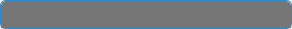
<?xml version="1.0" encoding="UTF-8"?>
<ui version="4.0">
 <class>FramelessWindow</class>
 <widget class="QWidget" name="FramelessWindow">
  <property name="geometry">
   <rect>
    <x>0</x>
    <y>0</y>
    <width>292</width>
    <height>29</height>
   </rect>
  </property>
  <property name="sizePolicy">
   <sizepolicy hsizetype="Minimum" vsizetype="Minimum">
    <horstretch>0</horstretch>
    <verstretch>0</verstretch>
   </sizepolicy>
  </property>
  <property name="windowTitle">
   <string/>
  </property>
  <property name="autoFillBackground">
   <bool>false</bool>
  </property>
  <layout class="QVBoxLayout">
   <property name="spacing">
    <number>0</number>
   </property>
   <property name="sizeConstraint">
    <enum>QLayout::SetMinimumSize</enum>
   </property>
   <property name="leftMargin">
    <number>0</number>
   </property>
   <property name="topMargin">
    <number>0</number>
   </property>
   <property name="rightMargin">
    <number>0</number>
   </property>
   <property name="bottomMargin">
    <number>0</number>
   </property>
   <item>
    <widget class="QWidget" name="windowFrame" native="true">
     <property name="sizePolicy">
      <sizepolicy hsizetype="Minimum" vsizetype="Minimum">
       <horstretch>0</horstretch>
       <verstretch>0</verstretch>
      </sizepolicy>
     </property>
     <property name="autoFillBackground">
      <bool>false</bool>
     </property>
     <property name="styleSheet">
      <string notr="true">#windowFrame{border:1px solid palette(highlight); border-radius:5px 5px 5px 5px; background-color:palette(Window);}</string>
     </property>
     <layout class="QVBoxLayout" name="verticalLayout">
      <property name="spacing">
       <number>0</number>
      </property>
      <property name="sizeConstraint">
       <enum>QLayout::SetMinimumSize</enum>
      </property>
      <property name="leftMargin">
       <number>1</number>
      </property>
      <property name="topMargin">
       <number>1</number>
      </property>
      <property name="rightMargin">
       <number>1</number>
      </property>
      <property name="bottomMargin">
       <number>1</number>
      </property>
      <item>
       <widget class="WindowDragger" name="windowTitlebar" native="true">
        <property name="sizePolicy">
         <sizepolicy hsizetype="Minimum" vsizetype="Minimum">
          <horstretch>0</horstretch>
          <verstretch>0</verstretch>
         </sizepolicy>
        </property>
        <property name="autoFillBackground">
         <bool>false</bool>
        </property>
        <property name="styleSheet">
         <string notr="true">#windowTitlebar{border: 0px none palette(base); border-top-left-radius:5px; border-top-right-radius:5px; background-color:palette(shadow); height:20px;}</string>
        </property>
        <layout class="QHBoxLayout" name="_2" stretch="0,0,0,0,0,0">
         <property name="spacing">
          <number>0</number>
         </property>
         <property name="sizeConstraint">
          <enum>QLayout::SetMinimumSize</enum>
         </property>
         <property name="leftMargin">
          <number>0</number>
         </property>
         <property name="topMargin">
          <number>0</number>
         </property>
         <property name="rightMargin">
          <number>0</number>
         </property>
         <property name="bottomMargin">
          <number>0</number>
         </property>
         <item>
          <widget class="QLabel" name="spacer">
           <property name="sizePolicy">
            <sizepolicy hsizetype="Preferred" vsizetype="Fixed">
             <horstretch>0</horstretch>
             <verstretch>0</verstretch>
            </sizepolicy>
           </property>
           <property name="minimumSize">
            <size>
             <width>4</width>
             <height>0</height>
            </size>
           </property>
           <property name="maximumSize">
            <size>
             <width>4</width>
             <height>16777215</height>
            </size>
           </property>
          </widget>
         </item>
         <item>
          <widget class="QLabel" name="icon">
           <property name="sizePolicy">
            <sizepolicy hsizetype="Preferred" vsizetype="Fixed">
             <horstretch>0</horstretch>
             <verstretch>0</verstretch>
            </sizepolicy>
           </property>
           <property name="minimumSize">
            <size>
             <width>16</width>
             <height>16</height>
            </size>
           </property>
           <property name="maximumSize">
            <size>
             <width>16</width>
             <height>16</height>
            </size>
           </property>
           <property name="contextMenuPolicy">
            <enum>Qt::NoContextMenu</enum>
           </property>
           <property name="styleSheet">
            <string notr="true">#icon {background-color:palette(shadow);}</string>
           </property>
          </widget>
         </item>
         <item>
          <widget class="QLabel" name="titleText">
           <property name="sizePolicy">
            <sizepolicy hsizetype="Preferred" vsizetype="Preferred">
             <horstretch>0</horstretch>
             <verstretch>0</verstretch>
            </sizepolicy>
           </property>
           <property name="font">
            <font>
             <weight>75</weight>
             <bold>true</bold>
            </font>
           </property>
           <property name="styleSheet">
            <string notr="true">  padding-left:5px;
  color:rgb(153,153,153);</string>
           </property>
           <property name="text">
            <string/>
           </property>
           <property name="alignment">
            <set>Qt::AlignBottom|Qt::AlignLeading|Qt::AlignLeft</set>
           </property>
          </widget>
         </item>
         <item>
          <widget class="QToolButton" name="dockButton">
           <property name="enabled">
            <bool>false</bool>
           </property>
           <property name="minimumSize">
            <size>
             <width>27</width>
             <height>27</height>
            </size>
           </property>
           <property name="maximumSize">
            <size>
             <width>27</width>
             <height>27</height>
            </size>
           </property>
           <property name="toolTip">
            <string>停靠</string>
           </property>
           <property name="styleSheet">
            <string notr="true">#dockButton{
  background-color:none;
  border:none;
  width:16px;
  height:16px;
  padding:4px;
 }
#dockButton:hover{
  background-color:palette(highlight);
}
#dockButton:pressed{
  background-color:palette(alternate-base);
}</string>
           </property>
           <property name="text">
            <string/>
           </property>
          </widget>
         </item>
         <item>
          <widget class="QToolButton" name="minimizeButton">
           <property name="sizePolicy">
            <sizepolicy hsizetype="Fixed" vsizetype="Fixed">
             <horstretch>0</horstretch>
             <verstretch>0</verstretch>
            </sizepolicy>
           </property>
           <property name="font">
            <font>
             <weight>75</weight>
             <bold>true</bold>
            </font>
           </property>
           <property name="toolTip">
            <string>最小化</string>
           </property>
           <property name="styleSheet">
            <string notr="true">#minimizeButton{
  background-color:none;
  border:none;
  width:16px;
  height:16px;
  padding:4px;
  image:url(:/images/icon_window_minimize.png);
}
#minimizeButton:hover{
  background-color:palette(highlight);
}
#minimizeButton:pressed{
  background-color:palette(alternate-base);
}</string>
           </property>
           <property name="text">
            <string/>
           </property>
          </widget>
         </item>
         <item>
          <widget class="QToolButton" name="closeButton">
           <property name="sizePolicy">
            <sizepolicy hsizetype="Fixed" vsizetype="Fixed">
             <horstretch>0</horstretch>
             <verstretch>0</verstretch>
            </sizepolicy>
           </property>
           <property name="font">
            <font>
             <weight>75</weight>
             <bold>true</bold>
            </font>
           </property>
           <property name="toolTip">
            <string>关闭</string>
           </property>
           <property name="styleSheet">
            <string notr="true">#closeButton{
  background-color:none;
  border:none;
  width:16px;
  height:16px;
  padding:4px;
  image:url(:/images/icon_window_close.png);
  border-top-right-radius: 5px;
}
#closeButton:hover{
  background-color: rgb(232, 17, 35);
}
#closeButton:pressed{
  background-color: rgb(241, 112, 122);
}</string>
           </property>
          </widget>
         </item>
        </layout>
       </widget>
      </item>
      <item>
       <widget class="QWidget" name="windowContent" native="true">
        <property name="sizePolicy">
         <sizepolicy hsizetype="Minimum" vsizetype="Minimum">
          <horstretch>0</horstretch>
          <verstretch>0</verstretch>
         </sizepolicy>
        </property>
        <property name="autoFillBackground">
         <bool>false</bool>
        </property>
        <property name="styleSheet">
         <string notr="true">#windowContent{
  border: 0px none palette(base);
  border-radius:0px 0px 5px 5px;
}</string>
        </property>
        <layout class="QVBoxLayout" name="verticalLayout_3">
         <property name="spacing">
          <number>0</number>
         </property>
         <property name="sizeConstraint">
          <enum>QLayout::SetMinimumSize</enum>
         </property>
         <property name="leftMargin">
          <number>0</number>
         </property>
         <property name="topMargin">
          <number>0</number>
         </property>
         <property name="rightMargin">
          <number>0</number>
         </property>
         <property name="bottomMargin">
          <number>0</number>
         </property>
        </layout>
       </widget>
      </item>
     </layout>
    </widget>
   </item>
  </layout>
 </widget>
 <layoutdefault spacing="6" margin="11"/>
 <customwidgets>
  <customwidget>
   <class>WindowDragger</class>
   <extends>QWidget</extends>
   <header>windowdragger.h</header>
   <container>1</container>
  </customwidget>
 </customwidgets>
 <resources>
  <include location="../framelesswindow.qrc"/>
 </resources>
 <connections/>
</ui>
